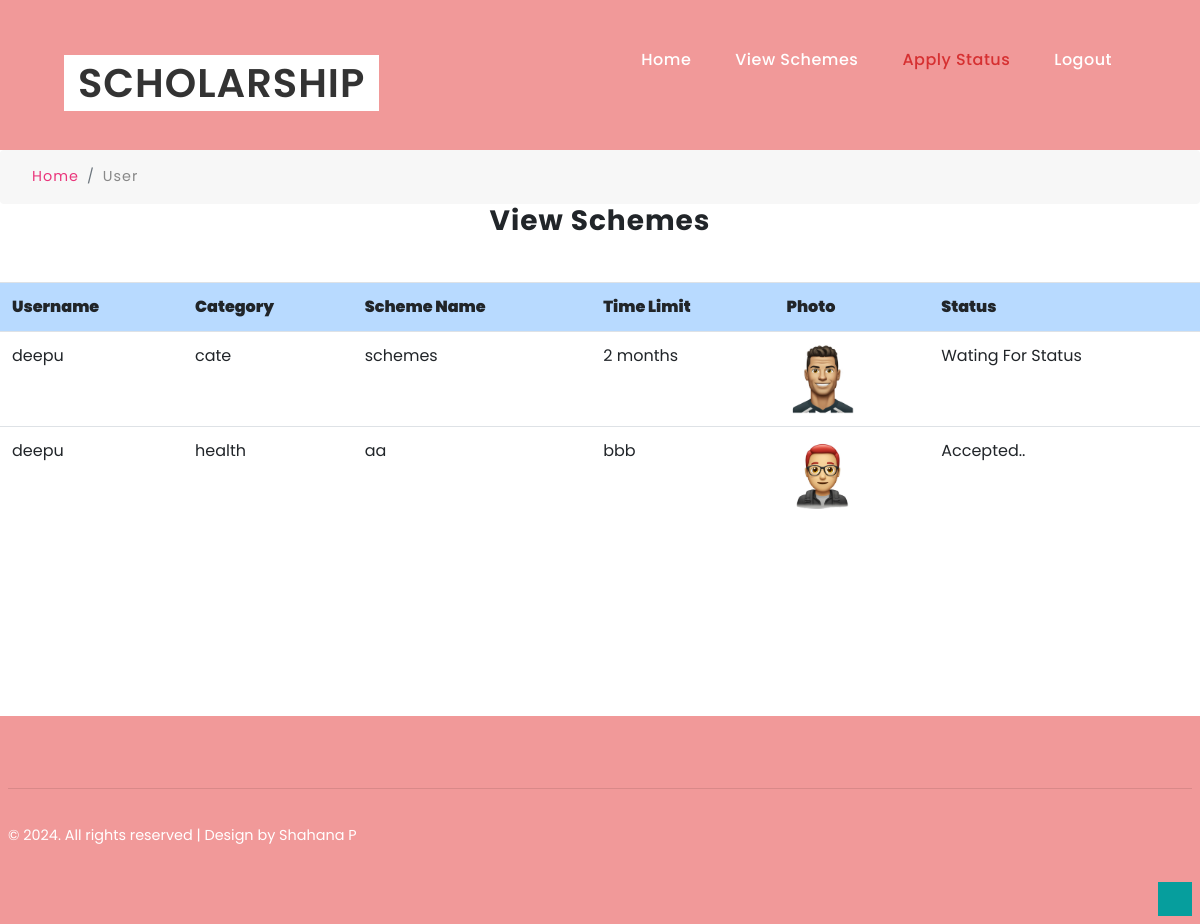
Page /student_apply.php (signed in) on the committed database.
### tables this page shows
CREATE TABLE `user_apply` (
  `id` int(11) NOT NULL,
  `app_no` varchar(50) NOT NULL,
  `username` varchar(200) NOT NULL,
  `contact` varchar(200) NOT NULL,
  `email` varchar(200) NOT NULL,
  `deparment` varchar(200) NOT NULL,
  `scheme_name` varchar(200) NOT NULL,
  `scheme_period` varchar(200) NOT NULL,
  `ac_certi` varchar(200) NOT NULL,
  `instu_id` varchar(200) NOT NULL,
  `aadhar_card1` varchar(200) NOT NULL,
  `aadhar_card2` varchar(100) NOT NULL,
  `photo` varchar(200) NOT NULL,
  `status` varchar(200) NOT NULL,
  `report` varchar(200) NOT NULL,
  `rdate` varchar(200) NOT NULL
);

### student_apply.php (the view, shortened to what this page needs)
<?php
include("dbconnect.php");
$uname=$_SESSION['uname'];
$qry="select * from  user_register where uname='$uname'";
$result = mysqli_query($conn, $qry);
$row=mysqli_fetch_assoc($result);
$name=$row['name'];
?>
<!DOCTYPE html>
<html lang="zxx">
<head><title>Scholarship Management System</title>
    <link rel="stylesheet" href="css/bootstrap.css">
    <link rel="stylesheet" href="css/style.css" type="text/css" media="all" />
    <link href="css/font-awesome.css" rel="stylesheet">
</head>
<body>
    <section class="main-content" id="home">
        <header>
            <div class="container-fluid px-lg-5">
                <nav>
                    <div class="logo-w3ls" id="logo-w3ls">
                        <h1> <a href="#"><span>Scholarship</span></a>
                        </h1>
                    </div>
                    <ul class="menu">
                       <li class="mr-lg-4 mr-3 "><a href="student_home.php">Home</a></li>
                        <li class="mr-lg-4 mr-3 "><a href="student_view_schemes.php">View Schemes</a></li>
                        <li class="mr-lg-4 mr-3 active"><a href="student_apply.php">Apply Status</a></li>
                        <li class="mr-lg-4 mr-3 "><a href="logout.php">Logout</a></li>
                    </ul>
                </nav>
            </div>
        </header>
        <div class="page-inner">
        </div>
        <ol class="breadcrumb">
            <li class="breadcrumb-item">
                <a href="#">Home</a>
            </li>
            <li class="breadcrumb-item active">User</li>
        </ol>
    </section>
                <h3  align="center">View Schemes</h3>
                <form action="#" method="post">
                     <p>&nbsp;</p>
                  <table class="table" border="0" align="center">
                    <tr>
					<th class="table-primary"><strong>Username</strong></th>
                      <th class="table-primary"><strong>Category</strong></th>
                      <th class="table-primary"><strong>Scheme Name</strong></th>
                      <th class="table-primary"><strong>Time Limit</strong></th>
                      <th class="table-primary"><strong>Photo</strong></th>
                      <th class="table-primary"><strong>Status</strong></th>
                    </tr>
					 <?php
				  $qry="select * from  user_apply where username='$name'";
				$result = mysqli_query($conn, $qry);
				while($row=mysqli_fetch_assoc($result))
				{
				 ?>
                    <tr>
					 <td><?php echo $row['username'];?></td>
                      <td><?php echo $row['deparment'];?></td>
                      <td><?php echo $row['scheme_name'];?></td>
                      <td><?php echo $row['scheme_period'];?></td>
                      <td><img src="upload/<?php echo $row['photo'];?>" width="70" height="70"></td>
                      <td><?php
					  $sts=$row['status'];
					  if($sts==1)
					  {
					  echo "Accepted..";
					  }
					  else
					  {
					  echo "Wating For Status";
					  }
					  ?></td>
                    </tr>
					<?php
					}
					?>
                  </table>
                  <p>&nbsp;</p>
                  <p>&nbsp;</p>
                  <p>&nbsp;</p>
                  <p>&nbsp;</p>
                </form>
    <footer class="footer">
        <div class="container-fluid p-lg-30 p-md-2">
            <div class="row py-sm-4 py-3">
            </div>
            <hr>
            <div class="d-flex justify-content-between pt-lg-3  footer-bottom-cpy">
                <div class="copy-right">
                    <p>© 2024. All rights reserved | Design by <a href="#"> Shahana P </a>
                    </p>
                </div>
            </div>
            <div class="text-right mt-3">
                <a href="#home" class="move-top scroll"><span class="fa fa-angle-up" aria-hidden="true"></span></a>
            </div>
        </div>
    </footer>
</body>
</html>

### css/style.css (style rules this page uses)
html, body { margin: 0; font-size: 100%; background: #fff; font-family: 'Poppins', sans-serif; scroll-behavior: smooth; }
body a { text-decoration: none; transition: 0.5s all; -webkit-transition: 0.5s all; -moz-transition: 0.5s all; -o-transition: 0.5s all; -ms-transition: 0.5s all; cursor: pointer !important; }
h1, h2, h3, h4, h5, h6 { margin: 0; letter-spacing: 1px; font-weight: 700; }
p { font-size: 0.9em; color: #8c9398; line-height: 2em; }
ul { margin: 0; padding: 0; }
body img { border-radius: 4px; -webkit-border-radius: 4px; -o-border-radius: 4px; -moz-border-radius: 4px; -ms-border-radius: 4px; }
header { position: absolute; z-index: 9; width: 100%; left: 0; top: 0%; padding: 3em 1em; }
nav { margin: 0; padding: 0; }
nav:after { content: ""; display: table; clear: both; }
nav ul { float: right; padding: 0; margin: 0; list-style: none; position: relative; }
nav ul li { display: inline-block; float: left; margin-left: 20px; list-style: none; }
nav a { font-weight: 500; font-size: 1em; letter-spacing: .5px; padding-left: 0; padding-right: 0; padding: 35px 0; font-family: 'Poppins', sans-serif; color: #fff; }
.menu li.active a { color: #d63031; }
li > a:only-child:after { content: ''; }
#logo-w3ls a { float: left; color: #fff; font-size: 1em; font-weight: 100; line-height: 0; letter-spacing: 1px; font-family: 'Poppins', sans-serif; text-transform: uppercase; }
h1 a { color: #fff; font-size: 1em; font-weight: 100; line-height: 0; letter-spacing: 1px; font-family: 'Poppins', sans-serif; text-transform: uppercase; }
#logo-w3ls a span { background: #fff; color: #333; padding: 0 14px; font-weight: 600; }
.main-content { position: relative; }
.page-inner { background-color: #f19999; background-size: cover; -webkit-background-size: cover; -moz-background-size: cover; -o-background-size: cover; -ms-background-size: cover; min-height: 150px; }
li.breadcrumb-item { font-size: 0.9em; letter-spacing: 1px; }
li.breadcrumb-item a { color: #ea357b; }
.breadcrumb-item.active { color: #888; }
ol.breadcrumb { background: none; margin: 0; padding: 1em 2em; background: #f7f7f7; }
.footer { background-color: #f19999; }
.footer p, .footer a { color: #fff; }
.copy-right p a { color: #ffffff; }
a.move-top span { color: #fff; width: 34px; height: 34px; border: 1px solid rgb(6, 158, 157); line-height: 1.9em; background: #069e9d; text-align: center; }
.table { border: #000; }

### rows in the picture
user_apply: username "deepu", deparment "cate", scheme_name "schemes", scheme_period "2 months", photo (picture), status "Wating For Status"
user_apply: username "deepu", deparment "health", scheme_name "aa", scheme_period "bbb", photo (picture), status "Accepted.."
